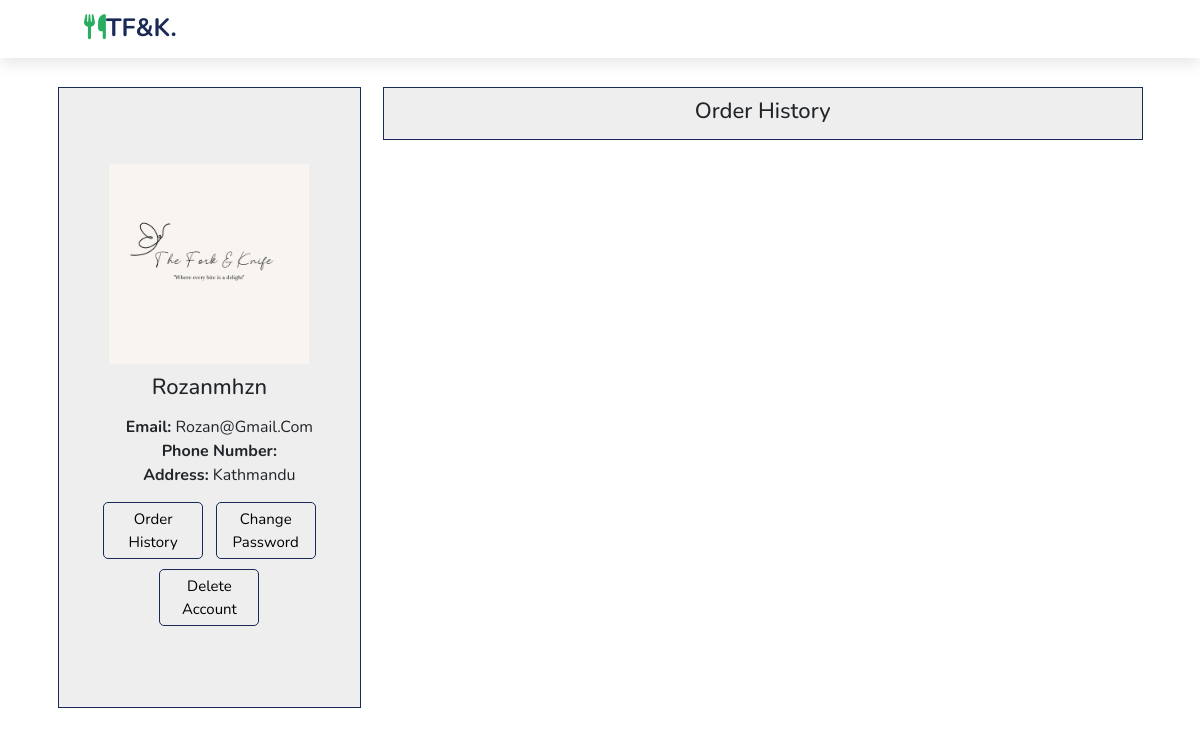
Page /profile/ (signed in) on the earlier database version.
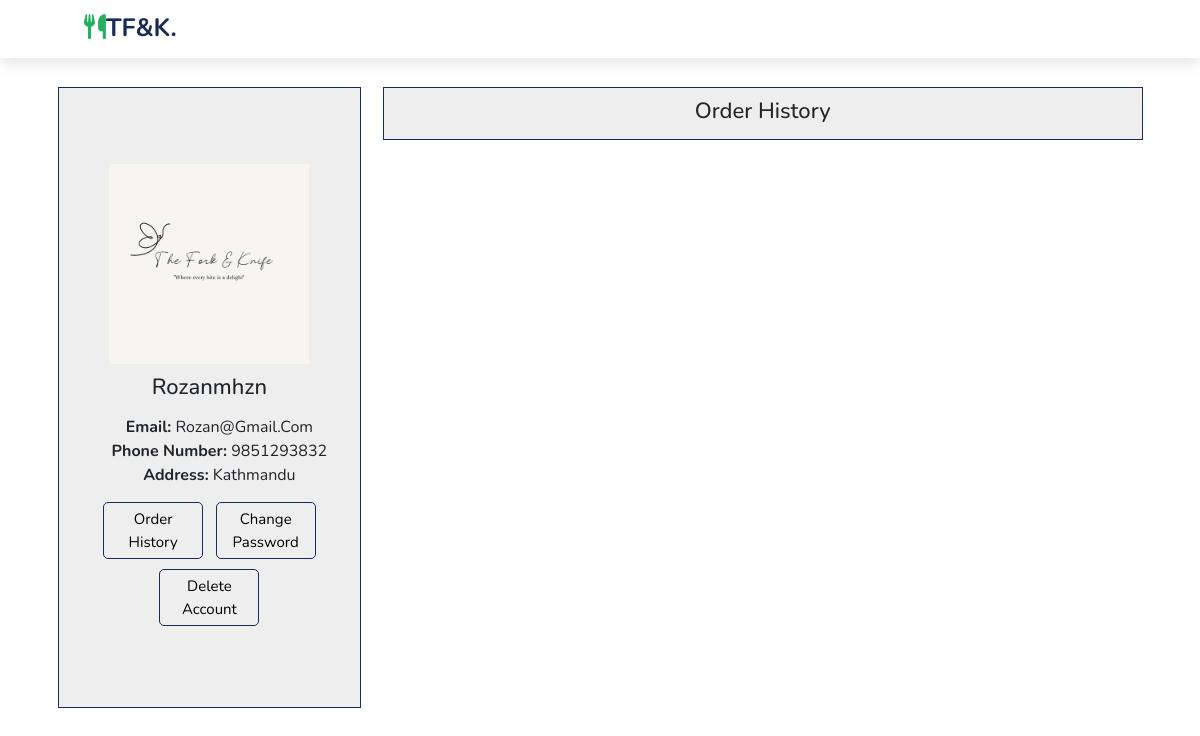
Same page on the later database version.
### ForkAndKnife/models.py (models this page shows, shortened)
class Customer(AbstractUser):
    phone_number = models.CharField(max_length=10)
    address = models.TextField()
    class Meta:
        verbose_name = "Customer"

### ForkAndKnife/views.py (the view)
# urls.py: path("profile/", views.profile, name="profilePage"),
@login_required
def profile(request):
    user = request.user
    customer = Customer.objects.get(id=user.id)
    context = {
        'user': user,
        'customer': customer,
        'phone_number': customer.phone_number,
        'address': customer.address,
    }
    return render(request, 'ForkAndKnife/profile.html',context)

### ForkAndKnife/templates/ForkAndKnife/profile.html (shortened to what this page needs)
{%load static %}
<!doctype html>
<html lang="en">
<head>
  <link href="https://cdn.jsdelivr.net/npm/bootstrap@5.2.0/dist/css/bootstrap.min.css" rel="stylesheet"
>
  <link rel="stylesheet" href="https://cdnjs.cloudflare.com/ajax/libs/font-awesome/6.1.1/css/all.min.css">
  <link rel="stylesheet" href="https://cdn.jsdelivr.net/npm/swiper@9/swiper-bundle.min.css"/>
  <link rel="stylesheet" href="{% static 'css/user.css' %}">
</head>
<body>
     <header class="signin-head">
        <a href="{% url 'homePage' %}" class="logo"><i class="fa-solid fa-utensils"></i>TF&K.</a>
      </header>
    <form method="post">
        <button type="submit">Update Profile</button>
      </form>
    <div class="container margin">
        <div class="d-flex justify-content-between">
            <div class="user">
                <div class="pic-about">
                    <img src="{% static 'images/nt.png' %}" alt="" width="200px" height="200px">
                    <h3>{{ customer.username }}</h3>
                </div>
                <div class="details">
                    <ul>
                        <li><strong>Email:</strong> {{ customer.email }}</li>
                        <li><strong>Phone Number:</strong> {{ customer.phone_number }}</li>
                        <li><strong>Address:</strong> {{ customer.address }}</li>
                    </ul>
                </div>
                <div class="orders">
                    <button><a href="{% url 'order_history' %}">Order History</a></button>
                    <button><a href="{% url 'reset_password' %}">Change Password</a></button>
                    <button><a href=" {% url 'deleteAccount' username=request.user.username %} ">Delete Account</a></button>
                </div>
            </div>
            <div class="order-history">
                <div class="banner">
                    <h3>Order history</h3>
                </div>
            </div>
        </div>
    </div>
</body>
</html>

Differences in the rows shown:
changed Customer "Rozanmhzn": phone_number (not shown) → "9851293832"
